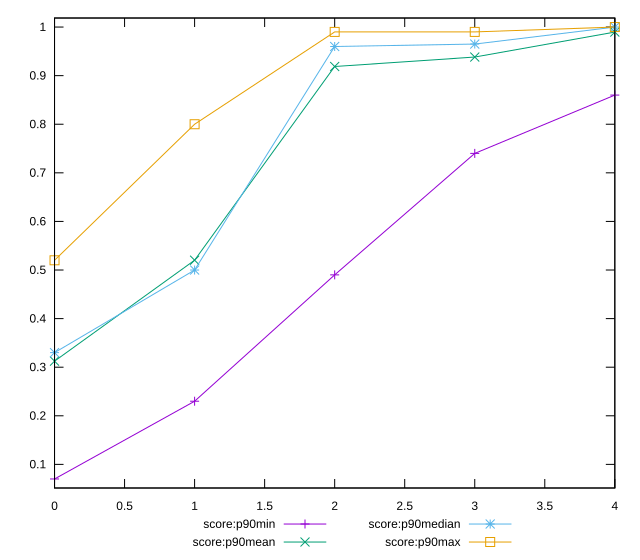

Write gnuplot code to recreate this figure.
reset

$scoreP90Min <<EOF
0 0.07
1 0.23
2 0.49
3 0.74
4 0.86
EOF

$scoreP90Mean <<EOF
0 0.3124468085106382
1 0.5202127659574469
2 0.9188297872340424
3 0.9382978723404253
4 0.9896808510638295
EOF

$scoreP90Median <<EOF
0 0.33
1 0.5
2 0.96
3 0.965
4 1
EOF

$scoreP90Max <<EOF
0 0.52
1 0.8
2 0.99
3 0.99
4 1
EOF

set key outside below
set xrange [0:4]
set yrange [0.05140000000000001:1.0186]
set trange [0.05140000000000001:1.0186]
set terminal svg size 640, 560 enhanced background rgb 'white'
set output "report_00015_2021-02-09T16-11-33.973Z/speed-index/progression/score.svg"

plot $scoreP90Min title "score:p90min" with linespoints, \
     $scoreP90Mean title "score:p90mean" with linespoints, \
     $scoreP90Median title "score:p90median" with linespoints, \
     $scoreP90Max title "score:p90max" with linespoints

reset
